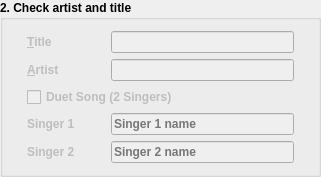
          <widget class="QGroupBox" name="groupBox_Artist_Title">
           <property name="enabled">
            <bool>true</bool>
           </property>
           <property name="sizePolicy">
            <sizepolicy hsizetype="Expanding" vsizetype="Preferred">
             <horstretch>0</horstretch>
             <verstretch>0</verstretch>
            </sizepolicy>
           </property>
           <property name="minimumSize">
            <size>
             <width>321</width>
             <height>70</height>
            </size>
           </property>
           <property name="font">
            <font>
             <bold>true</bold>
            </font>
           </property>
           <property name="whatsThis">
            <string/>
           </property>
           <property name="title">
            <string>2. Check artist and title</string>
           </property>
           <property name="flat">
            <bool>true</bool>
           </property>
           <layout class="QGridLayout" name="gridLayout_2" columnminimumwidth="0,0,1,0">
            <item row="0" column="0">
             <widget class="QLabel" name="label_TitleIcon">
              <property name="enabled">
               <bool>false</bool>
              </property>
              <property name="sizePolicy">
               <sizepolicy hsizetype="Fixed" vsizetype="Preferred">
                <horstretch>0</horstretch>
                <verstretch>0</verstretch>
               </sizepolicy>
              </property>
              <property name="text">
               <string/>
              </property>
              <property name="pixmap">
               <pixmap resource="resources/UltraStar-Creator.qrc">:/icons/font.png</pixmap>
              </property>
             </widget>
            </item>
            <item row="0" column="1">
             <widget class="QLabel" name="label_Title">
              <property name="enabled">
               <bool>false</bool>
              </property>
              <property name="sizePolicy">
               <sizepolicy hsizetype="Fixed" vsizetype="Preferred">
                <horstretch>0</horstretch>
                <verstretch>0</verstretch>
               </sizepolicy>
              </property>
              <property name="minimumSize">
               <size>
                <width>78</width>
                <height>0</height>
               </size>
              </property>
              <property name="font">
               <font>
                <bold>true</bold>
               </font>
              </property>
              <property name="statusTip">
               <string/>
              </property>
              <property name="text">
               <string>&amp;Title</string>
              </property>
              <property name="buddy">
               <cstring>lineEdit_Title</cstring>
              </property>
             </widget>
            </item>
            <item row="0" column="2">
             <widget class="QLineEdit" name="lineEdit_Title">
              <property name="enabled">
               <bool>false</bool>
              </property>
              <property name="sizePolicy">
               <sizepolicy hsizetype="Preferred" vsizetype="Fixed">
                <horstretch>0</horstretch>
                <verstretch>0</verstretch>
               </sizepolicy>
              </property>
              <property name="font">
               <font>
                <bold>false</bold>
               </font>
              </property>
              <property name="statusTip">
               <string/>
              </property>
              <property name="whatsThis">
               <string/>
              </property>
              <property name="inputMask">
               <string/>
              </property>
              <property name="text">
               <string/>
              </property>
              <property name="frame">
               <bool>true</bool>
              </property>
             </widget>
            </item>
            <item row="0" column="3">
             <widget class="QLabel" name="label_TitleSet">
              <property name="enabled">
               <bool>false</bool>
              </property>
              <property name="sizePolicy">
               <sizepolicy hsizetype="Fixed" vsizetype="Preferred">
                <horstretch>0</horstretch>
                <verstretch>0</verstretch>
               </sizepolicy>
              </property>
              <property name="statusTip">
               <string/>
              </property>
              <property name="text">
               <string/>
              </property>
              <property name="pixmap">
               <pixmap resource="resources/UltraStar-Creator.qrc">:/icons/path_error.png</pixmap>
              </property>
             </widget>
            </item>
            <item row="1" column="0">
             <widget class="QLabel" name="label_ArtistIcon">
              <property name="enabled">
               <bool>false</bool>
              </property>
              <property name="sizePolicy">
               <sizepolicy hsizetype="Fixed" vsizetype="Preferred">
                <horstretch>0</horstretch>
                <verstretch>0</verstretch>
               </sizepolicy>
              </property>
              <property name="text">
               <string/>
              </property>
              <property name="pixmap">
               <pixmap resource="resources/UltraStar-Creator.qrc">:/icons/user.png</pixmap>
              </property>
             </widget>
            </item>
            <item row="1" column="1">
             <widget class="QLabel" name="label_Artist">
              <property name="enabled">
               <bool>false</bool>
              </property>
              <property name="sizePolicy">
               <sizepolicy hsizetype="Fixed" vsizetype="Preferred">
                <horstretch>0</horstretch>
                <verstretch>0</verstretch>
               </sizepolicy>
              </property>
              <property name="minimumSize">
               <size>
                <width>78</width>
                <height>0</height>
               </size>
              </property>
              <property name="font">
               <font>
                <bold>true</bold>
               </font>
              </property>
              <property name="statusTip">
               <string/>
              </property>
              <property name="text">
               <string>&amp;Artist</string>
              </property>
              <property name="buddy">
               <cstring>lineEdit_Artist</cstring>
              </property>
             </widget>
            </item>
            <item row="1" column="2">
             <widget class="QLineEdit" name="lineEdit_Artist">
              <property name="enabled">
               <bool>false</bool>
              </property>
              <property name="sizePolicy">
               <sizepolicy hsizetype="Preferred" vsizetype="Fixed">
                <horstretch>0</horstretch>
                <verstretch>0</verstretch>
               </sizepolicy>
              </property>
              <property name="font">
               <font>
                <bold>false</bold>
               </font>
              </property>
              <property name="statusTip">
               <string/>
              </property>
              <property name="whatsThis">
               <string/>
              </property>
              <property name="text">
               <string/>
              </property>
             </widget>
            </item>
            <item row="1" column="3">
             <widget class="QLabel" name="label_ArtistSet">
              <property name="enabled">
               <bool>false</bool>
              </property>
              <property name="sizePolicy">
               <sizepolicy hsizetype="Fixed" vsizetype="Preferred">
                <horstretch>0</horstretch>
                <verstretch>0</verstretch>
               </sizepolicy>
              </property>
              <property name="statusTip">
               <string/>
              </property>
              <property name="text">
               <string/>
              </property>
              <property name="pixmap">
               <pixmap resource="resources/UltraStar-Creator.qrc">:/icons/path_error.png</pixmap>
              </property>
             </widget>
            </item>
            <item row="2" column="1" colspan="2">
             <widget class="QCheckBox" name="checkBox_DuetSong">
              <property name="enabled">
               <bool>false</bool>
              </property>
              <property name="text">
               <string>Duet Song (2 Singers)</string>
              </property>
             </widget>
            </item>
            <item row="3" column="0">
             <widget class="QLabel" name="label_SingerP1Icon">
              <property name="enabled">
               <bool>false</bool>
              </property>
              <property name="sizePolicy">
               <sizepolicy hsizetype="Fixed" vsizetype="Preferred">
                <horstretch>0</horstretch>
                <verstretch>0</verstretch>
               </sizepolicy>
              </property>
              <property name="text">
               <string/>
              </property>
              <property name="pixmap">
               <pixmap resource="resources/UltraStar-Creator.qrc">:/icons/user.png</pixmap>
              </property>
             </widget>
            </item>
            <item row="3" column="1">
             <widget class="QLabel" name="label_SingerP1">
              <property name="enabled">
               <bool>false</bool>
              </property>
              <property name="sizePolicy">
               <sizepolicy hsizetype="Fixed" vsizetype="Preferred">
                <horstretch>0</horstretch>
                <verstretch>0</verstretch>
               </sizepolicy>
              </property>
              <property name="font">
               <font>
                <bold>true</bold>
               </font>
              </property>
              <property name="text">
               <string>Singer 1</string>
              </property>
             </widget>
            </item>
            <item row="3" column="2">
             <widget class="QLineEdit" name="lineEdit_SingerP1">
              <property name="enabled">
               <bool>false</bool>
              </property>
              <property name="placeholderText">
               <string>Singer 1 name</string>
              </property>
             </widget>
            </item>
            <item row="3" column="3">
             <widget class="QLabel" name="label_SingerP1Set">
              <property name="enabled">
               <bool>false</bool>
              </property>
              <property name="sizePolicy">
               <sizepolicy hsizetype="Fixed" vsizetype="Preferred">
                <horstretch>0</horstretch>
                <verstretch>0</verstretch>
               </sizepolicy>
              </property>
              <property name="pixmap">
               <pixmap resource="resources/UltraStar-Creator.qrc">:/icons/path_ok.png</pixmap>
              </property>
             </widget>
            </item>
            <item row="4" column="0">
             <widget class="QLabel" name="label_SingerP2Icon">
              <property name="enabled">
               <bool>false</bool>
              </property>
              <property name="sizePolicy">
               <sizepolicy hsizetype="Fixed" vsizetype="Preferred">
                <horstretch>0</horstretch>
                <verstretch>0</verstretch>
               </sizepolicy>
              </property>
              <property name="text">
               <string/>
              </property>
              <property name="pixmap">
               <pixmap resource="resources/UltraStar-Creator.qrc">:/icons/user.png</pixmap>
              </property>
             </widget>
            </item>
            <item row="4" column="1">
             <widget class="QLabel" name="label_SingerP2">
              <property name="enabled">
               <bool>false</bool>
              </property>
              <property name="sizePolicy">
               <sizepolicy hsizetype="Fixed" vsizetype="Preferred">
                <horstretch>0</horstretch>
                <verstretch>0</verstretch>
               </sizepolicy>
              </property>
              <property name="font">
               <font>
                <bold>true</bold>
               </font>
              </property>
              <property name="text">
               <string>Singer 2</string>
              </property>
             </widget>
            </item>
            <item row="4" column="2">
             <widget class="QLineEdit" name="lineEdit_SingerP2">
              <property name="enabled">
               <bool>false</bool>
              </property>
              <property name="placeholderText">
               <string>Singer 2 name</string>
              </property>
             </widget>
            </item>
            <item row="4" column="3">
             <widget class="QLabel" name="label_SingerP2Set">
              <property name="enabled">
               <bool>false</bool>
              </property>
              <property name="sizePolicy">
               <sizepolicy hsizetype="Fixed" vsizetype="Preferred">
                <horstretch>0</horstretch>
                <verstretch>0</verstretch>
               </sizepolicy>
              </property>
              <property name="pixmap">
               <pixmap resource="resources/UltraStar-Creator.qrc">:/icons/path_ok.png</pixmap>
              </property>
             </widget>
            </item>
           </layout>
          </widget>
